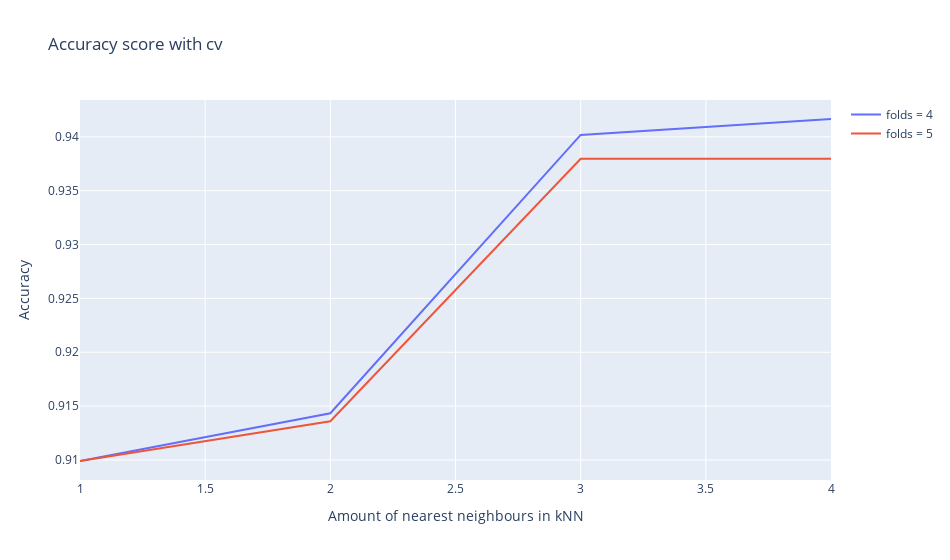

The notebook cell this image was saved under:
### Code cell
fig= go.Figure() 
for ind, fold in enumerate(amount_folds):
    fig.add_scatter(x=np.array(amount_k), y=result_acc[ind], mode="lines", name =f"folds = {fold}")
fig.update_layout(width=950, title="Accuracy score with cv", 
                  xaxis_title="Amount of nearest neighbours in kNN", yaxis_title="Accuracy") 
fig.show()

### Figure 1 — Plotly figure (JSON) as saved in the notebook; plotly's stock layout.template omitted (floating-point values rounded to 4 significant figures)
{"data": [{"mode": "lines", "name": "folds = 4", "type": "scatter", "x": [1, 2, 3, 4], "y": [0.9099, 0.9143, 0.9402, 0.9417]}, {"mode": "lines", "name": "folds = 5", "type": "scatter", "x": [1, 2, 3, 4], "y": [0.9099, 0.9136, 0.938, 0.938]}], "layout": {"title": {"text": "Accuracy score with cv"}, "width": 950, "xaxis": {"title": {"text": "Amount of nearest neighbours in kNN"}}, "yaxis": {"title": {"text": "Accuracy"}}}}
